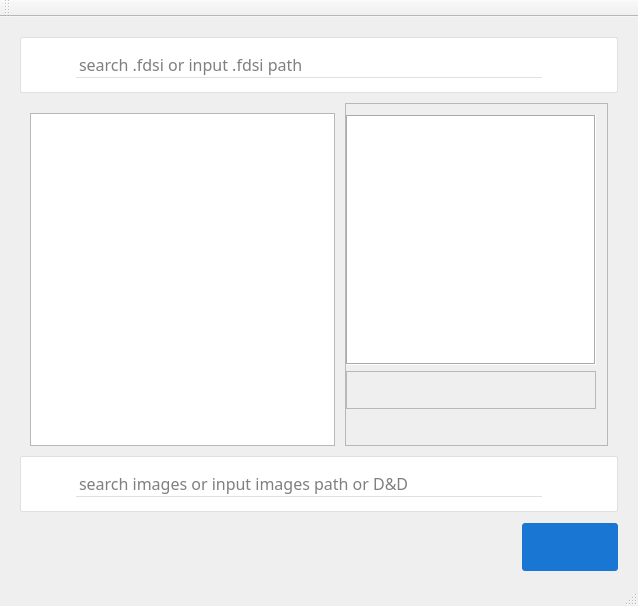
<?xml version="1.0" encoding="UTF-8"?>
<ui version="4.0">
 <class>MainWindow</class>
 <widget class="QMainWindow" name="MainWindow">
  <property name="geometry">
   <rect>
    <x>0</x>
    <y>0</y>
    <width>638</width>
    <height>606</height>
   </rect>
  </property>
  <property name="font">
   <font>
    <family>Meiryo UI</family>
    <pointsize>12</pointsize>
   </font>
  </property>
  <property name="acceptDrops">
   <bool>true</bool>
  </property>
  <property name="windowTitle">
   <string>MainWindow</string>
  </property>
  <widget class="QWidget" name="centralWidget">
   <property name="font">
    <font>
     <family>Yu Gothic</family>
     <pointsize>10</pointsize>
    </font>
   </property>
   <property name="acceptDrops">
    <bool>true</bool>
   </property>
   <layout class="QVBoxLayout" name="verticalLayout">
    <property name="spacing">
     <number>0</number>
    </property>
    <property name="sizeConstraint">
     <enum>QLayout::SetDefaultConstraint</enum>
    </property>
    <property name="leftMargin">
     <number>20</number>
    </property>
    <property name="topMargin">
     <number>20</number>
    </property>
    <property name="rightMargin">
     <number>20</number>
    </property>
    <property name="bottomMargin">
     <number>0</number>
    </property>
    <item>
     <widget class="QFrame" name="frame_2">
      <property name="sizePolicy">
       <sizepolicy hsizetype="Preferred" vsizetype="Fixed">
        <horstretch>0</horstretch>
        <verstretch>0</verstretch>
       </sizepolicy>
      </property>
      <property name="font">
       <font>
        <family>Yu Gothic</family>
       </font>
      </property>
      <property name="styleSheet">
       <string notr="true">#frame_2{
background-color:#fff;
border-radius:2px;
border-color:#e0e0e0;
border-style:solid;
border-width:1px;
}</string>
      </property>
      <layout class="QHBoxLayout" name="horizontalLayout_2">
       <property name="leftMargin">
        <number>9</number>
       </property>
       <property name="topMargin">
        <number>9</number>
       </property>
       <property name="rightMargin">
        <number>9</number>
       </property>
       <property name="bottomMargin">
        <number>9</number>
       </property>
       <item>
        <widget class="CustomPushButton" name="FindLibraryButton">
         <property name="sizePolicy">
          <sizepolicy hsizetype="Fixed" vsizetype="Fixed">
           <horstretch>0</horstretch>
           <verstretch>0</verstretch>
          </sizepolicy>
         </property>
         <property name="minimumSize">
          <size>
           <width>36</width>
           <height>36</height>
          </size>
         </property>
         <property name="toolTip">
          <string>search image preset</string>
         </property>
         <property name="styleSheet">
          <string notr="true">QPushButton:hover
{
	background-color:#cdcdcd;
	border-radius:3px;
}

QPushButton:pressed
{
	background-color:#c0c0c0;
	border-radius:3px;
}</string>
         </property>
         <property name="text">
          <string/>
         </property>
         <property name="icon">
          <iconset resource="rc.qrc">
           <normaloff>:/uiIcon/src/ui/resource/icon/search.png</normaloff>:/uiIcon/src/ui/resource/icon/search.png</iconset>
         </property>
         <property name="iconSize">
          <size>
           <width>24</width>
           <height>24</height>
          </size>
         </property>
         <property name="flat">
          <bool>true</bool>
         </property>
        </widget>
       </item>
       <item>
        <widget class="QLineEdit" name="LibraryPath">
         <property name="font">
          <font>
           <family>Yu Gothic</family>
           <pointsize>12</pointsize>
          </font>
         </property>
         <property name="toolTip">
          <string/>
         </property>
         <property name="styleSheet">
          <string notr="true">background-color: transparent;
border: 1px solid transparent;
border-bottom-color:#E0E0E0;
border-radius:0px;</string>
         </property>
         <property name="placeholderText">
          <string>search .fdsi or input .fdsi path </string>
         </property>
        </widget>
       </item>
       <item>
        <spacer name="horizontalSpacer_2">
         <property name="orientation">
          <enum>Qt::Horizontal</enum>
         </property>
         <property name="sizeType">
          <enum>QSizePolicy::Fixed</enum>
         </property>
         <property name="sizeHint" stdset="0">
          <size>
           <width>20</width>
           <height>20</height>
          </size>
         </property>
        </spacer>
       </item>
       <item>
        <widget class="CustomPushButton" name="LoadLibraryButton">
         <property name="sizePolicy">
          <sizepolicy hsizetype="Fixed" vsizetype="Fixed">
           <horstretch>0</horstretch>
           <verstretch>0</verstretch>
          </sizepolicy>
         </property>
         <property name="minimumSize">
          <size>
           <width>36</width>
           <height>36</height>
          </size>
         </property>
         <property name="toolTip">
          <string>preset open</string>
         </property>
         <property name="styleSheet">
          <string notr="true">QPushButton:hover
{
	background-color:#cdcdcd;
	border-radius:3px;
}

QPushButton:pressed
{
	background-color:#c0c0c0;
	border-radius:3px;
}</string>
         </property>
         <property name="text">
          <string/>
         </property>
         <property name="icon">
          <iconset resource="rc.qrc">
           <normaloff>:/uiIcon/src/ui/resource/icon/ic_import_contacts_black_24dp.png</normaloff>:/uiIcon/src/ui/resource/icon/ic_import_contacts_black_24dp.png</iconset>
         </property>
         <property name="iconSize">
          <size>
           <width>36</width>
           <height>36</height>
          </size>
         </property>
         <property name="flat">
          <bool>true</bool>
         </property>
        </widget>
       </item>
      </layout>
     </widget>
    </item>
    <item>
     <widget class="QFrame" name="frame_3">
      <property name="sizePolicy">
       <sizepolicy hsizetype="Expanding" vsizetype="Expanding">
        <horstretch>0</horstretch>
        <verstretch>0</verstretch>
       </sizepolicy>
      </property>
      <property name="acceptDrops">
       <bool>true</bool>
      </property>
      <property name="frameShape">
       <enum>QFrame::NoFrame</enum>
      </property>
      <property name="frameShadow">
       <enum>QFrame::Plain</enum>
      </property>
      <layout class="QHBoxLayout" name="horizontalLayout_5">
       <property name="spacing">
        <number>10</number>
       </property>
       <property name="sizeConstraint">
        <enum>QLayout::SetMinimumSize</enum>
       </property>
       <property name="leftMargin">
        <number>10</number>
       </property>
       <property name="topMargin">
        <number>10</number>
       </property>
       <property name="rightMargin">
        <number>10</number>
       </property>
       <property name="bottomMargin">
        <number>10</number>
       </property>
       <item>
        <widget class="QFrame" name="ListFrame">
         <property name="sizePolicy">
          <sizepolicy hsizetype="Expanding" vsizetype="Expanding">
           <horstretch>0</horstretch>
           <verstretch>0</verstretch>
          </sizepolicy>
         </property>
         <property name="minimumSize">
          <size>
           <width>250</width>
           <height>0</height>
          </size>
         </property>
         <layout class="QVBoxLayout" name="verticalLayout_3">
          <property name="spacing">
           <number>0</number>
          </property>
          <property name="sizeConstraint">
           <enum>QLayout::SetDefaultConstraint</enum>
          </property>
          <property name="leftMargin">
           <number>0</number>
          </property>
          <property name="topMargin">
           <number>10</number>
          </property>
          <property name="rightMargin">
           <number>0</number>
          </property>
          <property name="bottomMargin">
           <number>0</number>
          </property>
          <item>
           <widget class="QTableWidget" name="tableWidget">
            <property name="sizePolicy">
             <sizepolicy hsizetype="Expanding" vsizetype="Expanding">
              <horstretch>0</horstretch>
              <verstretch>0</verstretch>
             </sizepolicy>
            </property>
            <property name="minimumSize">
             <size>
              <width>200</width>
              <height>200</height>
             </size>
            </property>
            <property name="maximumSize">
             <size>
              <width>1200</width>
              <height>16777215</height>
             </size>
            </property>
            <property name="acceptDrops">
             <bool>true</bool>
            </property>
            <property name="sizeAdjustPolicy">
             <enum>QAbstractScrollArea::AdjustIgnored</enum>
            </property>
            <attribute name="verticalHeaderVisible">
             <bool>false</bool>
            </attribute>
           </widget>
          </item>
         </layout>
        </widget>
       </item>
       <item>
        <widget class="QFrame" name="frame_4">
         <property name="frameShape">
          <enum>QFrame::StyledPanel</enum>
         </property>
         <property name="frameShadow">
          <enum>QFrame::Raised</enum>
         </property>
         <layout class="QVBoxLayout" name="verticalLayout_5">
          <property name="leftMargin">
           <number>0</number>
          </property>
          <item>
           <widget class="QFrame" name="GraphicFrame">
            <property name="sizePolicy">
             <sizepolicy hsizetype="Fixed" vsizetype="Fixed">
              <horstretch>0</horstretch>
              <verstretch>0</verstretch>
             </sizepolicy>
            </property>
            <property name="minimumSize">
             <size>
              <width>250</width>
              <height>250</height>
             </size>
            </property>
            <property name="styleSheet">
             <string notr="true">background-color: rgb(255, 255, 255);</string>
            </property>
            <property name="frameShape">
             <enum>QFrame::Box</enum>
            </property>
            <property name="frameShadow">
             <enum>QFrame::Sunken</enum>
            </property>
            <layout class="QVBoxLayout" name="verticalLayout_4"/>
           </widget>
          </item>
          <item>
           <widget class="QFrame" name="frame_2">
            <property name="sizePolicy">
             <sizepolicy hsizetype="Fixed" vsizetype="Minimum">
              <horstretch>0</horstretch>
              <verstretch>0</verstretch>
             </sizepolicy>
            </property>
            <property name="minimumSize">
             <size>
              <width>250</width>
              <height>0</height>
             </size>
            </property>
            <property name="frameShape">
             <enum>QFrame::StyledPanel</enum>
            </property>
            <property name="frameShadow">
             <enum>QFrame::Raised</enum>
            </property>
            <layout class="QHBoxLayout" name="horizontalLayout_3">
             <property name="spacing">
              <number>0</number>
             </property>
             <property name="leftMargin">
              <number>0</number>
             </property>
             <property name="topMargin">
              <number>0</number>
             </property>
             <property name="rightMargin">
              <number>0</number>
             </property>
             <property name="bottomMargin">
              <number>0</number>
             </property>
             <item>
              <spacer name="horizontalSpacer_4">
               <property name="orientation">
                <enum>Qt::Horizontal</enum>
               </property>
               <property name="sizeHint" stdset="0">
                <size>
                 <width>0</width>
                 <height>0</height>
                </size>
               </property>
              </spacer>
             </item>
             <item>
              <widget class="CustomPushButton" name="RemoveButton">
               <property name="sizePolicy">
                <sizepolicy hsizetype="Fixed" vsizetype="Fixed">
                 <horstretch>0</horstretch>
                 <verstretch>0</verstretch>
                </sizepolicy>
               </property>
               <property name="minimumSize">
                <size>
                 <width>36</width>
                 <height>36</height>
                </size>
               </property>
               <property name="toolTip">
                <string>remove selected Item</string>
               </property>
               <property name="styleSheet">
                <string notr="true">QPushButton:hover
{
	background-color:#cdcdcd;
	border-radius:3px;
}

QPushButton:pressed
{
	background-color:#c0c0c0;
	border-radius:3px;
}</string>
               </property>
               <property name="text">
                <string/>
               </property>
               <property name="icon">
                <iconset resource="rc.qrc">
                 <normaloff>:/uiIcon/src/ui/resource/icon/ic_delete_black_24dp.png</normaloff>:/uiIcon/src/ui/resource/icon/ic_delete_black_24dp.png</iconset>
               </property>
               <property name="iconSize">
                <size>
                 <width>36</width>
                 <height>36</height>
                </size>
               </property>
               <property name="flat">
                <bool>true</bool>
               </property>
              </widget>
             </item>
            </layout>
           </widget>
          </item>
          <item>
           <spacer name="verticalSpacer">
            <property name="orientation">
             <enum>Qt::Vertical</enum>
            </property>
            <property name="sizeHint" stdset="0">
             <size>
              <width>20</width>
              <height>40</height>
             </size>
            </property>
           </spacer>
          </item>
         </layout>
        </widget>
       </item>
      </layout>
     </widget>
    </item>
    <item>
     <widget class="QFrame" name="frame">
      <property name="sizePolicy">
       <sizepolicy hsizetype="Preferred" vsizetype="Fixed">
        <horstretch>0</horstretch>
        <verstretch>0</verstretch>
       </sizepolicy>
      </property>
      <property name="styleSheet">
       <string notr="true">#frame{
background-color:#fff;
border-radius:2px;
border-color:#e0e0e0;
border-style:solid;
border-width:1px;
}</string>
      </property>
      <property name="frameShape">
       <enum>QFrame::NoFrame</enum>
      </property>
      <property name="frameShadow">
       <enum>QFrame::Plain</enum>
      </property>
      <layout class="QHBoxLayout" name="horizontalLayout">
       <property name="spacing">
        <number>6</number>
       </property>
       <property name="leftMargin">
        <number>9</number>
       </property>
       <property name="topMargin">
        <number>9</number>
       </property>
       <property name="rightMargin">
        <number>9</number>
       </property>
       <property name="bottomMargin">
        <number>9</number>
       </property>
       <item>
        <widget class="CustomPushButton" name="FindImageButton">
         <property name="sizePolicy">
          <sizepolicy hsizetype="Fixed" vsizetype="Fixed">
           <horstretch>0</horstretch>
           <verstretch>0</verstretch>
          </sizepolicy>
         </property>
         <property name="minimumSize">
          <size>
           <width>36</width>
           <height>36</height>
          </size>
         </property>
         <property name="toolTip">
          <string>search image</string>
         </property>
         <property name="styleSheet">
          <string notr="true">QPushButton:hover
{
	background-color:#cdcdcd;
	border-radius:3px;
}

QPushButton:pressed
{
	background-color:#c0c0c0;
	border-radius:3px;
}</string>
         </property>
         <property name="text">
          <string/>
         </property>
         <property name="icon">
          <iconset resource="rc.qrc">
           <normaloff>:/uiIcon/src/ui/resource/icon/search.png</normaloff>:/uiIcon/src/ui/resource/icon/search.png</iconset>
         </property>
         <property name="iconSize">
          <size>
           <width>24</width>
           <height>24</height>
          </size>
         </property>
         <property name="flat">
          <bool>true</bool>
         </property>
        </widget>
       </item>
       <item>
        <widget class="QLineEdit" name="ImagePath">
         <property name="font">
          <font>
           <family>Yu Gothic</family>
           <pointsize>12</pointsize>
          </font>
         </property>
         <property name="styleSheet">
          <string notr="true">background-color: transparent;
border: 1px solid transparent;
border-bottom-color:#E0E0E0;
border-radius:0px;</string>
         </property>
         <property name="placeholderText">
          <string>search images or input images path or D&amp;D</string>
         </property>
        </widget>
       </item>
       <item>
        <spacer name="horizontalSpacer_3">
         <property name="orientation">
          <enum>Qt::Horizontal</enum>
         </property>
         <property name="sizeType">
          <enum>QSizePolicy::Fixed</enum>
         </property>
         <property name="sizeHint" stdset="0">
          <size>
           <width>20</width>
           <height>20</height>
          </size>
         </property>
        </spacer>
       </item>
       <item>
        <widget class="CustomPushButton" name="LoadImageButton">
         <property name="sizePolicy">
          <sizepolicy hsizetype="Fixed" vsizetype="Fixed">
           <horstretch>0</horstretch>
           <verstretch>0</verstretch>
          </sizepolicy>
         </property>
         <property name="minimumSize">
          <size>
           <width>36</width>
           <height>36</height>
          </size>
         </property>
         <property name="toolTip">
          <string>import</string>
         </property>
         <property name="styleSheet">
          <string notr="true">QPushButton:hover
{
	background-color:#cdcdcd;
	border-radius:3px;
}

QPushButton:pressed
{
	background-color:#c0c0c0;
	border-radius:3px;
}</string>
         </property>
         <property name="text">
          <string/>
         </property>
         <property name="icon">
          <iconset resource="rc.qrc">
           <normaloff>:/uiIcon/src/ui/resource/icon/Import.png</normaloff>:/uiIcon/src/ui/resource/icon/Import.png</iconset>
         </property>
         <property name="iconSize">
          <size>
           <width>36</width>
           <height>36</height>
          </size>
         </property>
         <property name="flat">
          <bool>true</bool>
         </property>
        </widget>
       </item>
      </layout>
     </widget>
    </item>
    <item>
     <widget class="QFrame" name="frame_6">
      <property name="frameShape">
       <enum>QFrame::NoFrame</enum>
      </property>
      <property name="frameShadow">
       <enum>QFrame::Plain</enum>
      </property>
      <layout class="QHBoxLayout" name="horizontalLayout_6">
       <property name="rightMargin">
        <number>0</number>
       </property>
       <item>
        <spacer name="horizontalSpacer">
         <property name="orientation">
          <enum>Qt::Horizontal</enum>
         </property>
         <property name="sizeHint" stdset="0">
          <size>
           <width>40</width>
           <height>20</height>
          </size>
         </property>
        </spacer>
       </item>
       <item>
        <widget class="CustomPushButton" name="FinishEdit">
         <property name="sizePolicy">
          <sizepolicy hsizetype="Fixed" vsizetype="Fixed">
           <horstretch>0</horstretch>
           <verstretch>0</verstretch>
          </sizepolicy>
         </property>
         <property name="minimumSize">
          <size>
           <width>96</width>
           <height>48</height>
          </size>
         </property>
         <property name="toolTip">
          <string>edit finish</string>
         </property>
         <property name="styleSheet">
          <string notr="true">QPushButton
{
	background-color:#1976D2;
	border-width:1px;
	border-radius:3px;
	color:white;
}
QPushButton:hover
{
	background-color:#176CBF;
	border-width:1px;
	border-radius:3px;
	color:white;
}
QPushButton:pressed
{
	background-color:#1565B3;
	border-width:1px;
	border-radius:3px;
	color:white;
}
QPushButton:disabled
{
background-color:silver;
}</string>
         </property>
         <property name="text">
          <string/>
         </property>
         <property name="icon">
          <iconset resource="rc.qrc">
           <normaloff>:/uiIcon/src/ui/resource/icon/ic_save_white_24dp.png</normaloff>:/uiIcon/src/ui/resource/icon/ic_save_white_24dp.png</iconset>
         </property>
         <property name="iconSize">
          <size>
           <width>36</width>
           <height>36</height>
          </size>
         </property>
         <property name="flat">
          <bool>true</bool>
         </property>
        </widget>
       </item>
      </layout>
     </widget>
    </item>
   </layout>
  </widget>
  <widget class="QMenuBar" name="menuBar">
   <property name="geometry">
    <rect>
     <x>0</x>
     <y>0</y>
     <width>638</width>
     <height>21</height>
    </rect>
   </property>
  </widget>
  <widget class="QToolBar" name="mainToolBar">
   <attribute name="toolBarArea">
    <enum>TopToolBarArea</enum>
   </attribute>
   <attribute name="toolBarBreak">
    <bool>false</bool>
   </attribute>
  </widget>
  <widget class="QStatusBar" name="statusBar"/>
 </widget>
 <layoutdefault spacing="6" margin="11"/>
 <customwidgets>
  <customwidget>
   <class>CustomPushButton</class>
   <extends>QPushButton</extends>
   <header>src/ui/widget/customPushButton.h</header>
  </customwidget>
 </customwidgets>
 <resources>
  <include location="rc.qrc"/>
 </resources>
 <connections/>
</ui>
